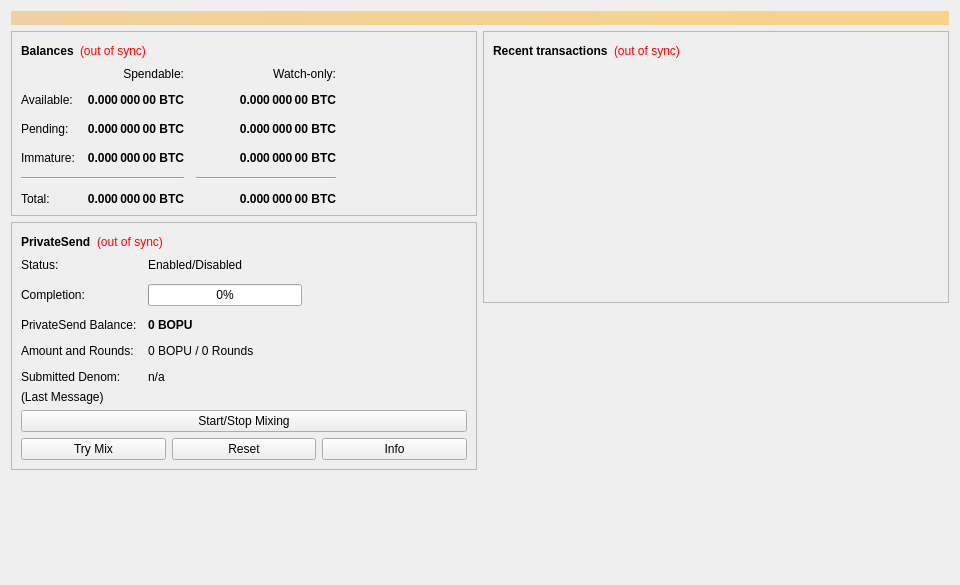
<?xml version="1.0" encoding="UTF-8"?>
<ui version="4.0">
 <class>OverviewPage</class>
 <widget class="QWidget" name="OverviewPage">
  <property name="geometry">
   <rect>
    <x>0</x>
    <y>0</y>
    <width>960</width>
    <height>585</height>
   </rect>
  </property>
  <property name="minimumSize">
   <size>
    <width>960</width>
    <height>0</height>
   </size>
  </property>
  <property name="windowTitle">
   <string>Form</string>
  </property>
  <layout class="QVBoxLayout" name="topLayout">
   <item>
    <widget class="QLabel" name="labelAlerts">
     <property name="visible">
      <bool>false</bool>
     </property>
     <property name="styleSheet">
      <string notr="true">QLabel { background-color: qlineargradient(x1: 0, y1: 0, x2: 1, y2: 0, stop:0 #F0D0A0, stop:1 #F8D488); color:#000000; }</string>
     </property>
     <property name="wordWrap">
      <bool>true</bool>
     </property>
     <property name="margin">
      <number>3</number>
     </property>
     <property name="textInteractionFlags">
      <set>Qt::TextSelectableByMouse</set>
     </property>
    </widget>
   </item>
   <item>
    <layout class="QHBoxLayout" name="horizontalLayout" stretch="1,1">
     <item>
      <layout class="QVBoxLayout" name="verticalLayout_2">
       <item>
        <widget class="QFrame" name="frame">
         <property name="frameShape">
          <enum>QFrame::StyledPanel</enum>
         </property>
         <property name="frameShadow">
          <enum>QFrame::Raised</enum>
         </property>
         <layout class="QVBoxLayout" name="verticalLayout_4">
          <item>
           <layout class="QHBoxLayout" name="horizontalLayout_4">
            <item>
             <widget class="QLabel" name="label_5">
              <property name="font">
               <font>
                <weight>75</weight>
                <bold>true</bold>
               </font>
              </property>
              <property name="text">
               <string>Balances</string>
              </property>
             </widget>
            </item>
            <item>
             <widget class="QLabel" name="labelWalletStatus">
              <property name="toolTip">
               <string>The displayed information may be out of date. Your wallet automatically synchronizes with the Bopu network after a connection is established, but this process has not completed yet.</string>
              </property>
              <property name="styleSheet">
               <string notr="true">QLabel { color: red; }</string>
              </property>
              <property name="text">
               <string notr="true">(out of sync)</string>
              </property>
              <property name="alignment">
               <set>Qt::AlignLeading|Qt::AlignLeft|Qt::AlignVCenter</set>
              </property>
             </widget>
            </item>
            <item>
             <spacer name="horizontalSpacer_3">
              <property name="orientation">
               <enum>Qt::Horizontal</enum>
              </property>
              <property name="sizeHint" stdset="0">
               <size>
                <width>40</width>
                <height>20</height>
               </size>
              </property>
             </spacer>
            </item>
           </layout>
          </item>
          <item>
           <layout class="QGridLayout" name="gridLayout">
            <property name="spacing">
             <number>12</number>
            </property>
            <item row="2" column="2">
             <widget class="QLabel" name="labelWatchPending">
              <property name="font">
               <font>
                <weight>75</weight>
                <bold>true</bold>
               </font>
              </property>
              <property name="cursor">
               <cursorShape>IBeamCursor</cursorShape>
              </property>
              <property name="toolTip">
               <string>Unconfirmed transactions to watch-only addresses</string>
              </property>
              <property name="text">
               <string notr="true">0.000 000 00 BTC</string>
              </property>
              <property name="alignment">
               <set>Qt::AlignRight|Qt::AlignTrailing|Qt::AlignVCenter</set>
              </property>
              <property name="textInteractionFlags">
               <set>Qt::LinksAccessibleByMouse|Qt::TextSelectableByKeyboard|Qt::TextSelectableByMouse</set>
              </property>
             </widget>
            </item>
            <item row="2" column="1">
             <widget class="QLabel" name="labelUnconfirmed">
              <property name="font">
               <font>
                <weight>75</weight>
                <bold>true</bold>
               </font>
              </property>
              <property name="cursor">
               <cursorShape>IBeamCursor</cursorShape>
              </property>
              <property name="toolTip">
               <string>Total of transactions that have yet to be confirmed, and do not yet count toward the spendable balance</string>
              </property>
              <property name="text">
               <string notr="true">0.000 000 00 BTC</string>
              </property>
              <property name="alignment">
               <set>Qt::AlignRight|Qt::AlignTrailing|Qt::AlignVCenter</set>
              </property>
              <property name="textInteractionFlags">
               <set>Qt::LinksAccessibleByMouse|Qt::TextSelectableByKeyboard|Qt::TextSelectableByMouse</set>
              </property>
             </widget>
            </item>
            <item row="3" column="2">
             <widget class="QLabel" name="labelWatchImmature">
              <property name="font">
               <font>
                <weight>75</weight>
                <bold>true</bold>
               </font>
              </property>
              <property name="cursor">
               <cursorShape>IBeamCursor</cursorShape>
              </property>
              <property name="toolTip">
               <string>Mined balance in watch-only addresses that has not yet matured</string>
              </property>
              <property name="text">
               <string notr="true">0.000 000 00 BTC</string>
              </property>
              <property name="alignment">
               <set>Qt::AlignRight|Qt::AlignTrailing|Qt::AlignVCenter</set>
              </property>
              <property name="textInteractionFlags">
               <set>Qt::LinksAccessibleByMouse|Qt::TextSelectableByKeyboard|Qt::TextSelectableByMouse</set>
              </property>
             </widget>
            </item>
            <item row="4" column="0" colspan="2">
             <widget class="Line" name="lineSpendableBalance">
              <property name="orientation">
               <enum>Qt::Horizontal</enum>
              </property>
             </widget>
            </item>
            <item row="4" column="2">
             <widget class="Line" name="lineWatchBalance">
              <property name="sizePolicy">
               <sizepolicy hsizetype="Preferred" vsizetype="Fixed">
                <horstretch>0</horstretch>
                <verstretch>0</verstretch>
               </sizepolicy>
              </property>
              <property name="minimumSize">
               <size>
                <width>140</width>
                <height>0</height>
               </size>
              </property>
              <property name="orientation">
               <enum>Qt::Horizontal</enum>
              </property>
             </widget>
            </item>
            <item row="5" column="0">
             <widget class="QLabel" name="labelTotalText">
              <property name="text">
               <string>Total:</string>
              </property>
             </widget>
            </item>
            <item row="3" column="1">
             <widget class="QLabel" name="labelImmature">
              <property name="font">
               <font>
                <weight>75</weight>
                <bold>true</bold>
               </font>
              </property>
              <property name="cursor">
               <cursorShape>IBeamCursor</cursorShape>
              </property>
              <property name="toolTip">
               <string>Mined balance that has not yet matured</string>
              </property>
              <property name="text">
               <string notr="true">0.000 000 00 BTC</string>
              </property>
              <property name="alignment">
               <set>Qt::AlignRight|Qt::AlignTrailing|Qt::AlignVCenter</set>
              </property>
              <property name="textInteractionFlags">
               <set>Qt::LinksAccessibleByMouse|Qt::TextSelectableByKeyboard|Qt::TextSelectableByMouse</set>
              </property>
             </widget>
            </item>
            <item row="2" column="3">
             <spacer name="horizontalSpacer_2">
              <property name="orientation">
               <enum>Qt::Horizontal</enum>
              </property>
              <property name="sizeHint" stdset="0">
               <size>
                <width>40</width>
                <height>20</height>
               </size>
              </property>
             </spacer>
            </item>
            <item row="3" column="0">
             <widget class="QLabel" name="labelImmatureText">
              <property name="text">
               <string>Immature:</string>
              </property>
             </widget>
            </item>
            <item row="5" column="1">
             <widget class="QLabel" name="labelTotal">
              <property name="font">
               <font>
                <weight>75</weight>
                <bold>true</bold>
               </font>
              </property>
              <property name="cursor">
               <cursorShape>IBeamCursor</cursorShape>
              </property>
              <property name="toolTip">
               <string>Your current total balance</string>
              </property>
              <property name="text">
               <string notr="true">0.000 000 00 BTC</string>
              </property>
              <property name="alignment">
               <set>Qt::AlignRight|Qt::AlignTrailing|Qt::AlignVCenter</set>
              </property>
              <property name="textInteractionFlags">
               <set>Qt::LinksAccessibleByMouse|Qt::TextSelectableByKeyboard|Qt::TextSelectableByMouse</set>
              </property>
             </widget>
            </item>
            <item row="5" column="2">
             <widget class="QLabel" name="labelWatchTotal">
              <property name="font">
               <font>
                <weight>75</weight>
                <bold>true</bold>
               </font>
              </property>
              <property name="cursor">
               <cursorShape>IBeamCursor</cursorShape>
              </property>
              <property name="toolTip">
               <string>Current total balance in watch-only addresses</string>
              </property>
              <property name="text">
               <string notr="true">0.000 000 00 BTC</string>
              </property>
              <property name="alignment">
               <set>Qt::AlignRight|Qt::AlignTrailing|Qt::AlignVCenter</set>
              </property>
              <property name="textInteractionFlags">
               <set>Qt::LinksAccessibleByMouse|Qt::TextSelectableByKeyboard|Qt::TextSelectableByMouse</set>
              </property>
             </widget>
            </item>
            <item row="0" column="2">
             <widget class="QLabel" name="labelWatchonly">
              <property name="text">
               <string>Watch-only:</string>
              </property>
              <property name="alignment">
               <set>Qt::AlignRight|Qt::AlignTrailing|Qt::AlignVCenter</set>
              </property>
             </widget>
            </item>
            <item row="1" column="0">
             <widget class="QLabel" name="labelBalanceText">
              <property name="text">
               <string>Available:</string>
              </property>
             </widget>
            </item>
            <item row="1" column="1">
             <widget class="QLabel" name="labelBalance">
              <property name="font">
               <font>
                <weight>75</weight>
                <bold>true</bold>
               </font>
              </property>
              <property name="cursor">
               <cursorShape>IBeamCursor</cursorShape>
              </property>
              <property name="toolTip">
               <string>Your current spendable balance</string>
              </property>
              <property name="text">
               <string notr="true">0.000 000 00 BTC</string>
              </property>
              <property name="alignment">
               <set>Qt::AlignRight|Qt::AlignTrailing|Qt::AlignVCenter</set>
              </property>
              <property name="textInteractionFlags">
               <set>Qt::LinksAccessibleByMouse|Qt::TextSelectableByKeyboard|Qt::TextSelectableByMouse</set>
              </property>
             </widget>
            </item>
            <item row="1" column="2">
             <widget class="QLabel" name="labelWatchAvailable">
              <property name="font">
               <font>
                <weight>75</weight>
                <bold>true</bold>
               </font>
              </property>
              <property name="cursor">
               <cursorShape>IBeamCursor</cursorShape>
              </property>
              <property name="toolTip">
               <string>Your current balance in watch-only addresses</string>
              </property>
              <property name="text">
               <string notr="true">0.000 000 00 BTC</string>
              </property>
              <property name="alignment">
               <set>Qt::AlignRight|Qt::AlignTrailing|Qt::AlignVCenter</set>
              </property>
              <property name="textInteractionFlags">
               <set>Qt::LinksAccessibleByMouse|Qt::TextSelectableByKeyboard|Qt::TextSelectableByMouse</set>
              </property>
             </widget>
            </item>
            <item row="2" column="0">
             <widget class="QLabel" name="labelPendingText">
              <property name="text">
               <string>Pending:</string>
              </property>
             </widget>
            </item>
            <item row="0" column="1">
             <widget class="QLabel" name="labelSpendable">
              <property name="text">
               <string>Spendable:</string>
              </property>
              <property name="alignment">
               <set>Qt::AlignRight|Qt::AlignTrailing|Qt::AlignVCenter</set>
              </property>
             </widget>
            </item>
           </layout>
          </item>
         </layout>
        </widget>
       </item>
       <item>
        <widget class="QFrame" name="framePrivateSend">
         <property name="layoutDirection">
          <enum>Qt::LeftToRight</enum>
         </property>
         <property name="frameShape">
          <enum>QFrame::StyledPanel</enum>
         </property>
         <property name="frameShadow">
          <enum>QFrame::Raised</enum>
         </property>
         <layout class="QVBoxLayout" name="VerticalLayout_PS1">
          <item>
           <layout class="QHBoxLayout" name="horizontalLayout_5">
            <item>
             <widget class="QLabel" name="labelPrivateSendHeader">
              <property name="font">
               <font>
                <weight>75</weight>
                <bold>true</bold>
               </font>
              </property>
              <property name="text">
               <string>PrivateSend</string>
              </property>
             </widget>
            </item>
            <item>
             <widget class="QLabel" name="labelPrivateSendSyncStatus">
              <property name="toolTip">
               <string>The displayed information may be out of date. Your wallet automatically synchronizes with the Bopu network after a connection is established, but this process has not completed yet.</string>
              </property>
              <property name="styleSheet">
               <string notr="true">QLabel { color: red; }</string>
              </property>
              <property name="text">
               <string notr="true">(out of sync)</string>
              </property>
              <property name="alignment">
               <set>Qt::AlignLeading|Qt::AlignLeft|Qt::AlignVCenter</set>
              </property>
             </widget>
            </item>
            <item>
             <spacer name="horizontalSpacer_4">
              <property name="orientation">
               <enum>Qt::Horizontal</enum>
              </property>
              <property name="sizeHint" stdset="0">
               <size>
                <width>40</width>
                <height>20</height>
               </size>
              </property>
             </spacer>
            </item>
           </layout>
          </item>
          <item>
           <layout class="QFormLayout" name="privateSendFormLayout">
            <property name="fieldGrowthPolicy">
             <enum>QFormLayout::AllNonFixedFieldsGrow</enum>
            </property>
            <property name="horizontalSpacing">
             <number>11</number>
            </property>
            <property name="verticalSpacing">
             <number>12</number>
            </property>
            <item row="0" column="0">
             <widget class="QLabel" name="labelPrivateSendEnabledText">
              <property name="text">
               <string>Status:</string>
              </property>
             </widget>
            </item>
            <item row="0" column="1">
             <widget class="QLabel" name="labelPrivateSendEnabled">
              <property name="text">
               <string>Enabled/Disabled</string>
              </property>
             </widget>
            </item>
            <item row="1" column="0">
             <widget class="QLabel" name="labelCompletitionText">
              <property name="text">
               <string>Completion:</string>
              </property>
             </widget>
            </item>
            <item row="1" column="1">
             <widget class="QProgressBar" name="privateSendProgress">
              <property name="maximumSize">
               <size>
                <width>154</width>
                <height>16777215</height>
               </size>
              </property>
              <property name="value">
               <number>0</number>
              </property>
             </widget>
            </item>
            <item row="2" column="0">
             <widget class="QLabel" name="labelAnonymizedText">
              <property name="text">
               <string>PrivateSend Balance:</string>
              </property>
             </widget>
            </item>
            <item row="2" column="1">
             <widget class="QLabel" name="labelAnonymized">
              <property name="font">
               <font>
                <weight>75</weight>
                <bold>true</bold>
               </font>
              </property>
              <property name="text">
               <string notr="true">0 BOPU</string>
              </property>
             </widget>
            </item>
            <item row="3" column="0">
             <widget class="QLabel" name="labelAmountAndRoundsText">
              <property name="text">
               <string>Amount and Rounds:</string>
              </property>
             </widget>
            </item>
            <item row="3" column="1">
             <widget class="QLabel" name="labelAmountRounds">
              <property name="text">
               <string>0 BOPU / 0 Rounds</string>
              </property>
             </widget>
            </item>
            <item row="4" column="0">
             <widget class="QLabel" name="labelSubmittedDenomText">
              <property name="text">
               <string>Submitted Denom:</string>
              </property>
             </widget>
            </item>
            <item row="4" column="1">
             <widget class="QLabel" name="labelSubmittedDenom">
              <property name="toolTip">
               <string>The denominations you submitted to the Masternode.&lt;br&gt;To mix, other users must submit the exact same denominations.</string>
              </property>
              <property name="text">
               <string>n/a</string>
              </property>
             </widget>
            </item>
           </layout>
          </item>
          <item>
           <layout class="QVBoxLayout" name="VerticalLayout_PS">
            <item>
             <widget class="QLabel" name="labelPrivateSendLastMessage">
              <property name="text">
               <string>(Last Message)</string>
              </property>
              <property name="alignment">
               <set>Qt::AlignLeading|Qt::AlignLeft|Qt::AlignTop</set>
              </property>
              <property name="wordWrap">
               <bool>true</bool>
              </property>
             </widget>
            </item>
            <item>
             <widget class="QPushButton" name="togglePrivateSend">
              <property name="sizePolicy">
               <sizepolicy hsizetype="MinimumExpanding" vsizetype="Fixed">
                <horstretch>0</horstretch>
                <verstretch>0</verstretch>
               </sizepolicy>
              </property>
              <property name="text">
               <string>Start/Stop Mixing</string>
              </property>
             </widget>
            </item>
            <item>
             <layout class="QHBoxLayout" name="horizontalLayout_debugbuttons">
              <item>
               <widget class="QPushButton" name="privateSendAuto">
                <property name="sizePolicy">
                 <sizepolicy hsizetype="MinimumExpanding" vsizetype="Fixed">
                  <horstretch>0</horstretch>
                  <verstretch>0</verstretch>
                 </sizepolicy>
                </property>
                <property name="toolTip">
                 <string>Try to manually submit a PrivateSend request.</string>
                </property>
                <property name="text">
                 <string>Try Mix</string>
                </property>
               </widget>
              </item>
              <item>
               <widget class="QPushButton" name="privateSendReset">
                <property name="sizePolicy">
                 <sizepolicy hsizetype="MinimumExpanding" vsizetype="Fixed">
                  <horstretch>0</horstretch>
                  <verstretch>0</verstretch>
                 </sizepolicy>
                </property>
                <property name="toolTip">
                 <string>Reset the current status of PrivateSend (can interrupt PrivateSend if it's in the process of Mixing, which can cost you money!)</string>
                </property>
                <property name="autoFillBackground">
                 <bool>false</bool>
                </property>
                <property name="text">
                 <string>Reset</string>
                </property>
               </widget>
              </item>
              <item>
               <widget class="QPushButton" name="privateSendInfo">
                <property name="sizePolicy">
                 <sizepolicy hsizetype="MinimumExpanding" vsizetype="Fixed">
                  <horstretch>0</horstretch>
                  <verstretch>0</verstretch>
                 </sizepolicy>
                </property>
                <property name="toolTip">
                 <string>Information about PrivateSend and Mixing</string>
                </property>
                <property name="text">
                 <string>Info</string>
                </property>
               </widget>
              </item>
             </layout>
            </item>
           </layout>
          </item>
         </layout>
        </widget>
       </item>
       <item>
        <spacer name="verticalSpacer">
         <property name="orientation">
          <enum>Qt::Vertical</enum>
         </property>
         <property name="sizeHint" stdset="0">
          <size>
           <width>20</width>
           <height>40</height>
          </size>
         </property>
        </spacer>
       </item>
      </layout>
     </item>
     <item>
      <layout class="QVBoxLayout" name="verticalLayout_3">
       <item>
        <widget class="QFrame" name="frame_2">
         <property name="frameShape">
          <enum>QFrame::StyledPanel</enum>
         </property>
         <property name="frameShadow">
          <enum>QFrame::Raised</enum>
         </property>
         <layout class="QVBoxLayout" name="verticalLayout">
          <item>
           <layout class="QHBoxLayout" name="horizontalLayout_2">
            <item>
             <widget class="QLabel" name="label_4">
              <property name="font">
               <font>
                <weight>75</weight>
                <bold>true</bold>
               </font>
              </property>
              <property name="text">
               <string>Recent transactions</string>
              </property>
             </widget>
            </item>
            <item>
             <widget class="QLabel" name="labelTransactionsStatus">
              <property name="toolTip">
               <string>The displayed information may be out of date. Your wallet automatically synchronizes with the Bopu network after a connection is established, but this process has not completed yet.</string>
              </property>
              <property name="styleSheet">
               <string notr="true">QLabel { color: red; }</string>
              </property>
              <property name="text">
               <string notr="true">(out of sync)</string>
              </property>
              <property name="alignment">
               <set>Qt::AlignLeading|Qt::AlignLeft|Qt::AlignVCenter</set>
              </property>
             </widget>
            </item>
            <item>
             <spacer name="horizontalSpacer">
              <property name="orientation">
               <enum>Qt::Horizontal</enum>
              </property>
              <property name="sizeHint" stdset="0">
               <size>
                <width>40</width>
                <height>20</height>
               </size>
              </property>
             </spacer>
            </item>
           </layout>
          </item>
          <item>
           <widget class="QListView" name="listTransactions">
            <property name="styleSheet">
             <string notr="true">QListView { background: transparent; }</string>
            </property>
            <property name="frameShape">
             <enum>QFrame::NoFrame</enum>
            </property>
            <property name="verticalScrollBarPolicy">
             <enum>Qt::ScrollBarAlwaysOff</enum>
            </property>
            <property name="horizontalScrollBarPolicy">
             <enum>Qt::ScrollBarAlwaysOff</enum>
            </property>
            <property name="selectionMode">
             <enum>QAbstractItemView::NoSelection</enum>
            </property>
           </widget>
          </item>
         </layout>
        </widget>
       </item>
       <item>
        <spacer name="verticalSpacer_2">
         <property name="orientation">
          <enum>Qt::Vertical</enum>
         </property>
         <property name="sizeHint" stdset="0">
          <size>
           <width>20</width>
           <height>40</height>
          </size>
         </property>
        </spacer>
       </item>
      </layout>
     </item>
    </layout>
   </item>
  </layout>
 </widget>
 <resources/>
 <connections/>
</ui>
